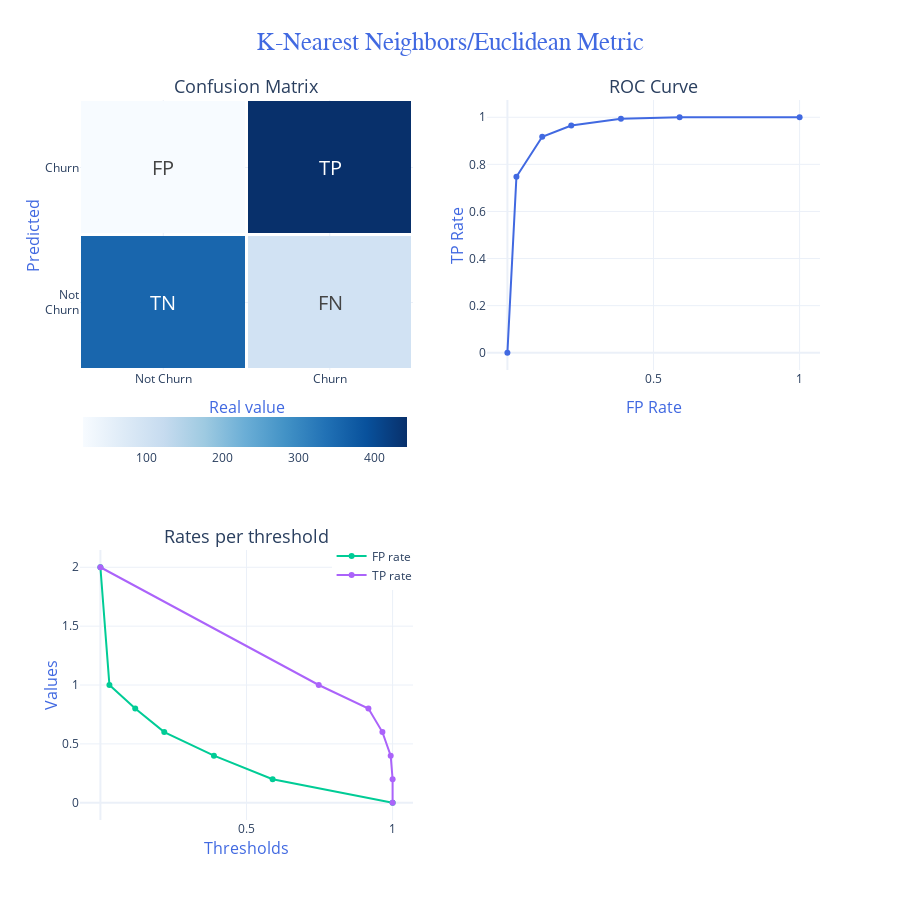

Notebook code cell kept with this figure:
### Markdown cell above
#### 3.4 K-Nearest Neighbors - Euclidean Metric

### Code cell
model.knn_euclidean()

### Figure 1 — Plotly figure (JSON) as saved in the notebook; plotly's stock layout.template omitted (floating-point values rounded to 4 significant figures)
{"data": [{"colorbar": {"len": 0.465, "orientation": "h", "x": 0.223, "y": 0.48}, "colorscale": [[0.0, "rgb(247,251,255)"], [0.125, "rgb(222,235,247)"], [0.25, "rgb(198,219,239)"], [0.375, "rgb(158,202,225)"], [0.5, "rgb(107,174,214)"], [0.625, "rgb(66,146,198)"], [0.75, "rgb(33,113,181)"], [0.875, "rgb(8,81,156)"], [1.0, "rgb(8,48,107)"]], "text": [["TN", "FN"], ["FP", "TP"]], "textfont": {"size": 20}, "texttemplate": "%{text}", "x": ["Not Churn", "Churn"], "xgap": 3, "y": ["Not<br>Churn", "Churn"], "ygap": 3, "z": [[354, 99], [16, 443]], "type": "heatmap", "xaxis": "x", "yaxis": "y"}, {"line": {"color": "RoyalBlue", "width": 2}, "showlegend": false, "x": [0.0, 0.03091, 0.1192, 0.2185, 0.3885, 0.5894, 1.0], "y": [0.0, 0.7473, 0.9172, 0.9651, 0.9935, 1.0, 1.0], "type": "scatter", "xaxis": "x2", "yaxis": "y2"}, {"name": "FP rate", "x": [0.0, 0.03091, 0.1192, 0.2185, 0.3885, 0.5894, 1.0], "y": [2.0, 1.0, 0.8, 0.6, 0.4, 0.2, 0.0], "type": "scatter", "xaxis": "x3", "yaxis": "y3"}, {"name": "TP rate", "x": [0.0, 0.7473, 0.9172, 0.9651, 0.9935, 1.0, 1.0], "y": [2.0, 1.0, 0.8, 0.6, 0.4, 0.2, 0.0], "type": "scatter", "xaxis": "x3", "yaxis": "y3"}], "layout": {"xaxis": {"anchor": "y", "domain": [0.0, 0.45], "title": {"font": {"size": 16, "color": "RoyalBlue"}, "text": "Real value"}}, "yaxis": {"anchor": "x", "domain": [0.625, 1.0], "title": {"font": {"size": 16, "color": "RoyalBlue"}, "text": "Predicted", "standoff": 0.5}}, "xaxis2": {"anchor": "y2", "domain": [0.55, 1.0], "title": {"font": {"size": 16, "color": "RoyalBlue"}, "text": "FP Rate"}, "tickvals": [0.5, 1]}, "yaxis2": {"anchor": "x2", "domain": [0.625, 1.0], "title": {"font": {"size": 16, "color": "RoyalBlue"}, "text": "TP Rate", "standoff": 0.5}}, "xaxis3": {"anchor": "y3", "domain": [0.0, 0.45], "title": {"font": {"size": 16, "color": "RoyalBlue"}, "text": "Thresholds", "standoff": 0}, "tickvals": [0.5, 1]}, "yaxis3": {"anchor": "x3", "domain": [0.0, 0.375], "title": {"font": {"size": 16, "color": "RoyalBlue"}, "text": "Values", "standoff": 0}}, "xaxis4": {"anchor": "y4", "domain": [0.55, 1.0]}, "yaxis4": {"anchor": "x4", "domain": [0.0, 0.375]}, "annotations": [{"font": {"size": 18}, "showarrow": false, "text": "Confusion Matrix", "x": 0.225, "xanchor": "center", "xref": "paper", "y": 1.0, "yanchor": "bottom", "yref": "paper"}, {"font": {"size": 18}, "showarrow": false, "text": "ROC Curve", "x": 0.775, "xanchor": "center", "xref": "paper", "y": 1.0, "yanchor": "bottom", "yref": "paper"}, {"font": {"size": 18}, "showarrow": false, "text": "Rates per threshold", "x": 0.225, "xanchor": "center", "xref": "paper", "y": 0.375, "yanchor": "bottom", "yref": "paper"}], "title": {"font": {"size": 25, "color": "RoyalBlue", "family": "Arial"}, "text": "K-Nearest Neighbors/Euclidean Metric", "x": 0.5}, "legend": {"x": 0.34, "y": 0.32}, "height": 900}}
